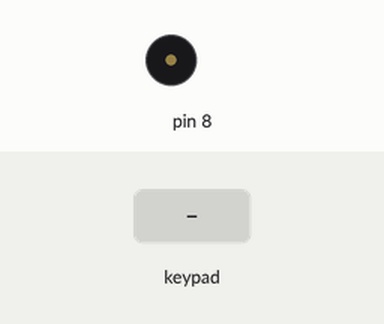
Recording of a sketch running on a simulated Arduino Uno, built with avr-gcc and run on an emulated ATmega328P. Shown: buzzer (waves = sounding). The inputs (shaded band) are chosen by the test bench.

Above: at 1.2 s.
1.3 s: key '4' pressed
At 1.37 s:
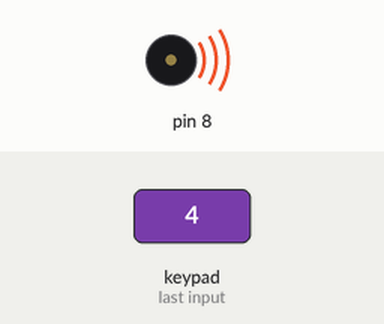
Timing chart, 0 to 4.3 s (numbered marks = the images above; inputs shaded):
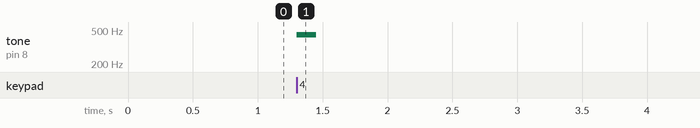

Measured:
- after the input at 1.3 s, tone on pin 8: silent → 440 Hz at once, → silent 0.15 s later

The sketch:

TouchTone.ino
```cpp
#include <Wire.h>
#include "Adafruit_MPR121.h"

int touch;
Adafruit_MPR121 cap = Adafruit_MPR121();

void setup() {
  Serial.begin(9600);
  cap.begin(0x5A);
}

void loop() {
  touch = cap.touched();
  if (bitRead(touch, 4) == true)
    tone(8, 440);
  if (bitRead(touch, 4) == false)
    noTone(8);
}
```
